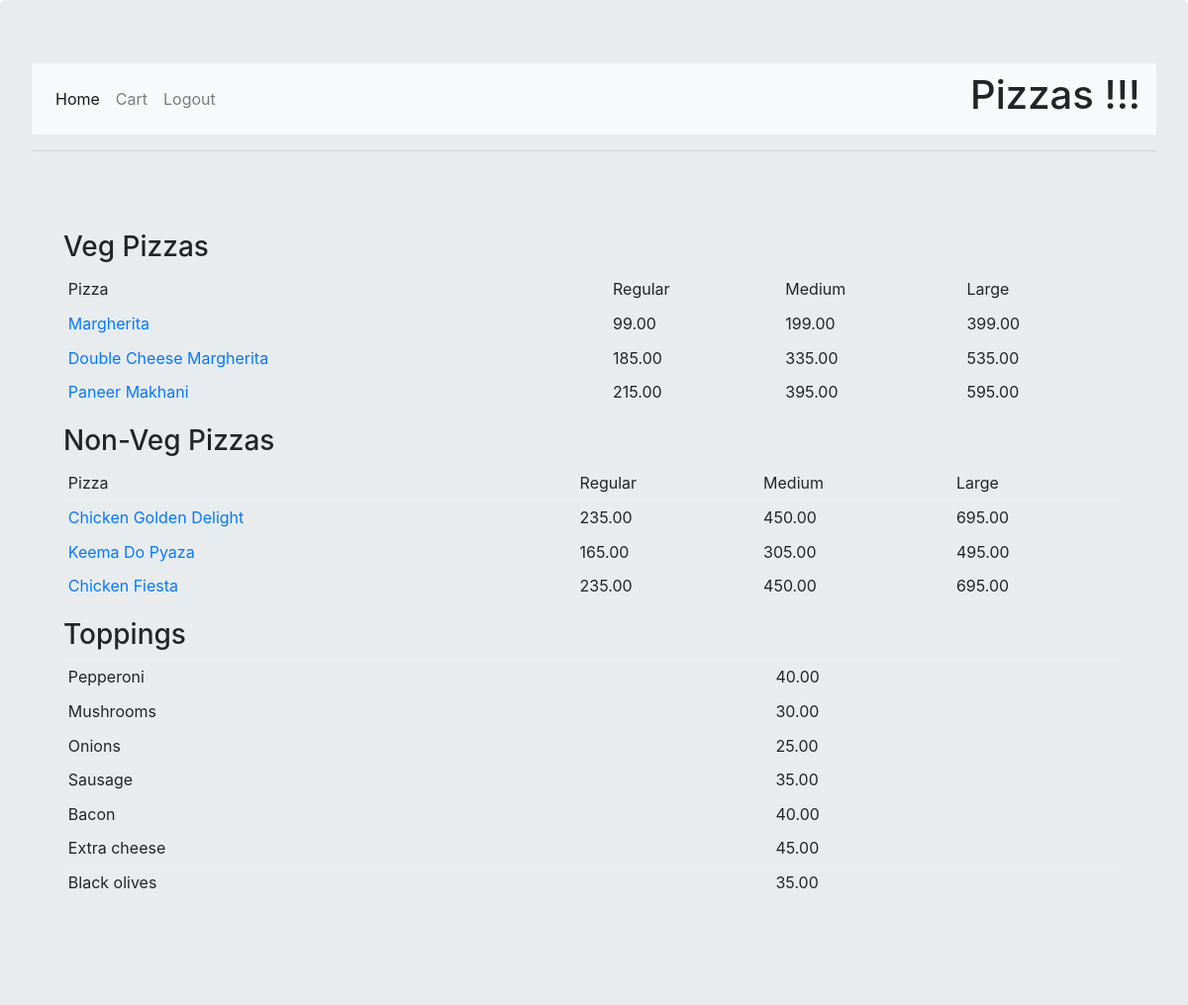
Screenshot of / (signed in) with the database file from the repository.
### orders/models.py (models this page shows, shortened)
class Veg_Pizza(models.Model):
	pizza_type = models.CharField(max_length=64)
	regular = models.DecimalField(max_digits=5, decimal_places=2)
	medium = models.DecimalField(max_digits=5, decimal_places=2)
	large = models.DecimalField(max_digits=5, decimal_places=2)

class NonVeg_Pizza(models.Model):
	pizza_type = models.CharField(max_length=64 ,  default=None)
	regular = models.DecimalField(max_digits=5, decimal_places=2)
	medium = models.DecimalField(max_digits=5, decimal_places=2)
	large = models.DecimalField(max_digits=5, decimal_places=2)

class Topping(models.Model):
	name = models.CharField(max_length=64)
	price = models.DecimalField(max_digits=5,decimal_places=2)

### orders/views.py (the view)
# urls.py: path("", views.index, name="index"),
def index(request):
    if not request.user.is_authenticated:
        return render(request, "orders/login.html", {"message": None})
    v_pizzas = Veg_Pizza.objects.all()
    n_pizzas = NonVeg_Pizza.objects.all()
    toppings = Topping.objects.all()
    context = {
        "v_pizzas": v_pizzas,
        "n_pizzas": n_pizzas,
        "toppings": toppings,
        "user": request.user
    }
    return render(request, "orders/index.html", context)

### orders/templates/orders/index.html (shortened to what this page needs)
{% extends "orders/base.html" %}
{% block body %}
	<nav class="navbar navbar-expand-lg navbar-light bg-light">
  	<div class="collapse navbar-collapse" id="navbarSupportedContent" style="">
    <ul class="navbar-nav mr-auto">
      <li class="nav-item active">
        <a class="nav-link" href="{% url 'index' %}" >Home</a>
      </li>
     <li class="nav-item ">
        <a class="nav-link" href="{% url 'show_cart' %}">Cart</a>
      </li>
      <li class="nav-item ">
        <a class="nav-link" href="{% url 'logout' %}">Logout</a>
      </li>
    </ul>
    <h1>Pizzas !!!</h1>
	</div>
</nav>
<hr>
  <div class="jumbotron">
    <div >
      <h3>Veg Pizzas</h3>
      <table class="table table-sm table-hover">
        <tr><td>  Pizza  </td><td>  Regular  </td><td>  Medium  </td><td>  Large  </td></tr>
        {% for pizza in v_pizzas %}
        <tr><td><a href="{% url 'add_items' pizza.pizza_type pizza.regular pizza.medium pizza.large %}">  {{pizza.pizza_type}}  </a></td><td>  {{pizza.regular}}  </td><td>  {{pizza.medium}}  </td><td>  {{pizza.large}}  </td></tr>
        {% endfor %}
      </table>
    </div>
    <div >
      <h3>Non-Veg Pizzas</h3>
      <table class="table table-sm table-hover">
        <tr><td>  Pizza  </td><td>  Regular  </td><td>  Medium  </td><td>  Large  </td></tr>
        {% for pizza in n_pizzas %}
        <tr><td><a href="{% url 'add_items' pizza.pizza_type pizza.regular pizza.medium pizza.large %}">  {{pizza.pizza_type}}  </a></td><td>  {{pizza.regular}}  </td><td>  {{pizza.medium}}  </td><td>  {{pizza.large}}  </td></tr>
        {% endfor %}
      </table>
    </div>
    <div >
      <h3>Toppings</h3>
      <table class="table table-sm table-hover">
        {% for t in toppings %}
        <tr><td>{{t.name}}</td><td>{{t.price}}</td> </tr>
        {% endfor %}
      </table>
    </div>
  </div>
{% endblock %}

### orders/templates/orders/base.html (style rules this page uses)
.table { width: 100%; margin-bottom: 1rem; color: #212529; }
.table th, .table td { padding: 0.9375rem; vertical-align: top; border-top: 1px solid #ebedf2; }
.table-sm th, .table-sm td { padding: 0.3rem; }

### rows the page displays
Veg_Pizza: pizza_type "Margherita", regular "99.00", medium "199.00", large "399.00"
Veg_Pizza: pizza_type "Double Cheese Margherita", regular "185.00", medium "335.00", large "535.00"
Veg_Pizza: pizza_type "Paneer Makhani", regular "215.00", medium "395.00", large "595.00"
NonVeg_Pizza: pizza_type "Chicken Golden Delight", regular "235.00", medium "450.00", large "695.00"
NonVeg_Pizza: pizza_type "Keema Do Pyaza", regular "165.00", medium "305.00", large "495.00"
NonVeg_Pizza: pizza_type "Chicken Fiesta", regular "235.00", medium "450.00", large "695.00"
Topping: name "Pepperoni", price "40.00"
Topping: name "Mushrooms", price "30.00"
Topping: name "Onions", price "25.00"
Topping: name "Sausage", price "35.00"
Topping: name "Bacon", price "40.00"
Topping: name "Extra cheese", price "45.00"
Topping: name "Black olives", price "35.00"
